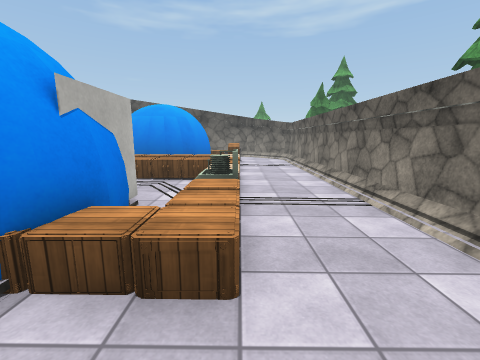
view 1 (above)

16 first-person views from a walk through a 3-D level made in the Unity game engine. The camera is 1.5 m above the floor, tilts 10° down and sees 90° across. The floor is counted in squares, 1 m on a side. Each view is taken from the middle of a square. On the plan, view 1 faces up. The plan holds only what a view shows up to about 13 squares ahead; the rest is blank. The place goes on beyond the plan. The player character is not drawn. Some animated figures are not drawn. Some surface patterns are stand-ins.

view 2
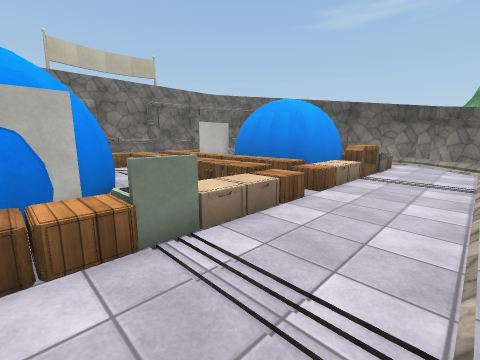

view 3
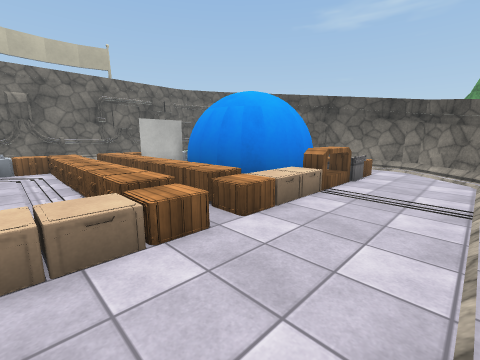

view 4
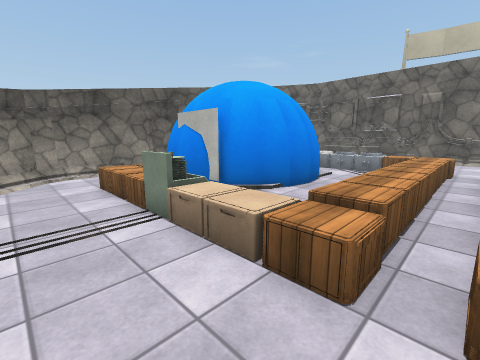

view 5
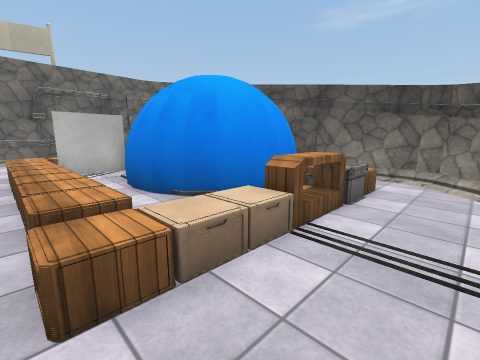

view 6
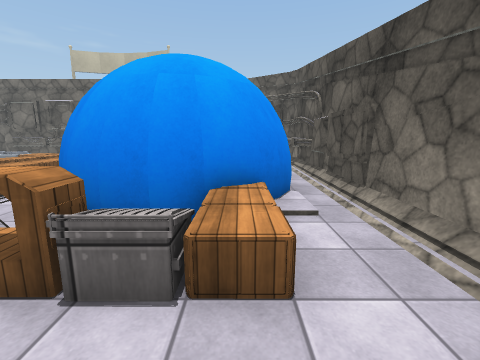

view 7
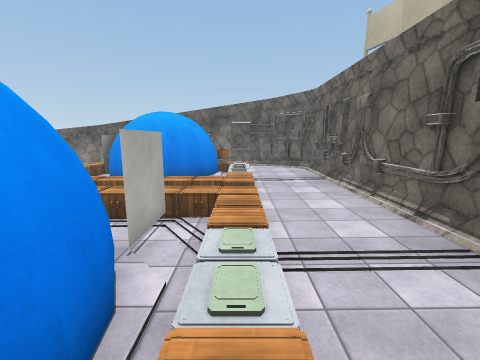

view 8
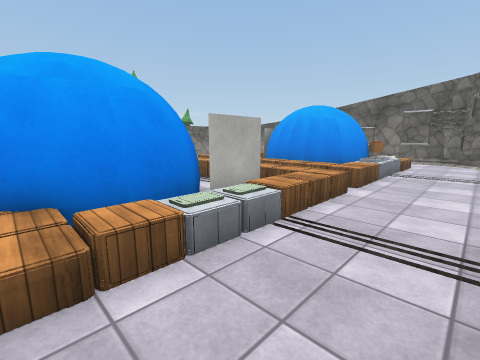

view 9
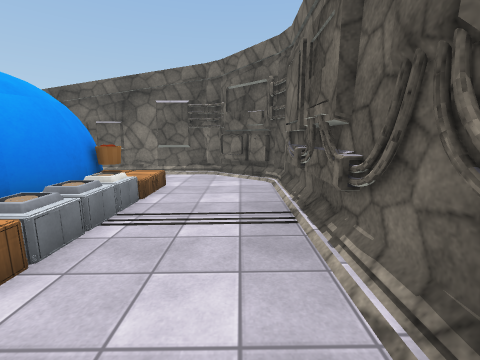

view 10
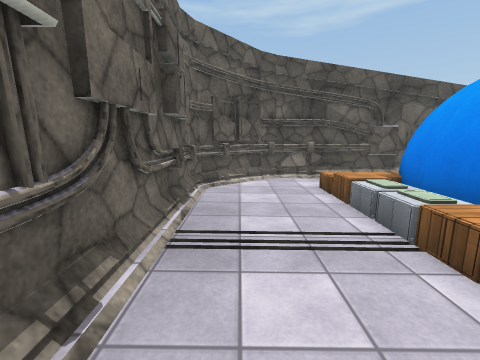

view 11
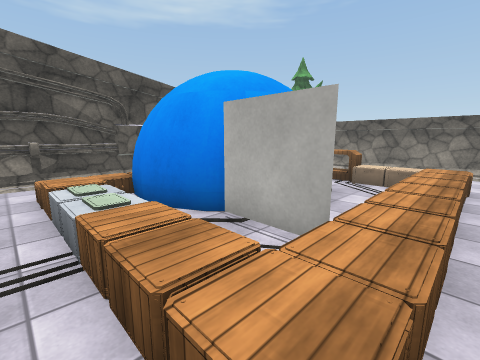

view 12
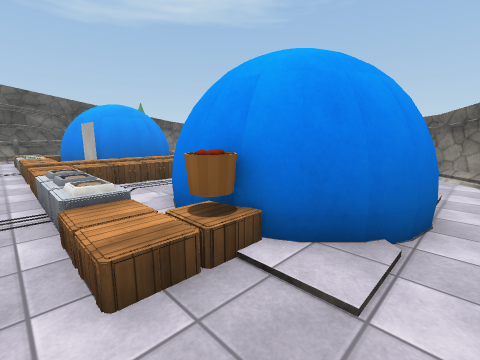

view 13
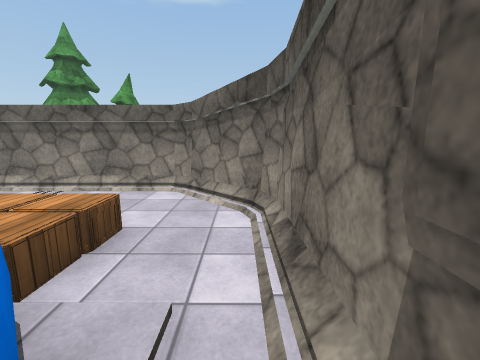

view 14
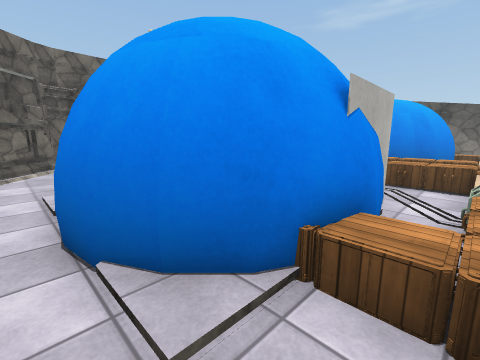

view 15
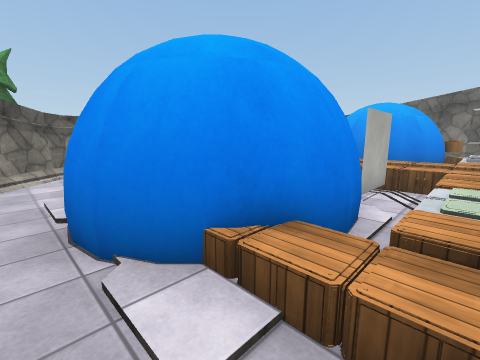

view 16
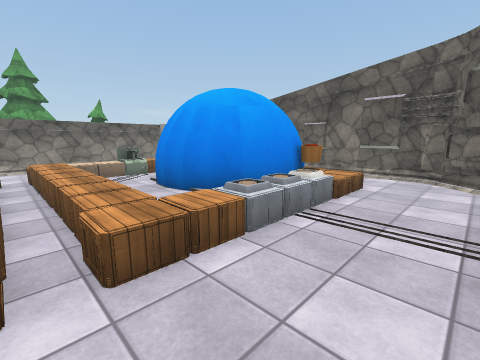

### Floor plan
Key: @ floor where view 1 was taken; # wall or solid block; . main floor; : floor 0.25 m higher than the main floor; + floor 0.5 m higher than the main floor; * floor 0.75 m higher than the main floor; / step, stairs or slope; v drop or lower ground; O other object.
Columns run from 14 left of view 1 to 4 right of it. Each row starts with its distance up from view 1.
 20    ##############
 19   ###........../##
 18  ##::..:OOOO..../##
 17  #:::/+O   OOOO../#
 16  #:::*OOO OOOOO../#
 15  #:::*OOOOOOOOO../#
 14  #:::*vOOOOOOOO../#
 13  #:::*vvOOOOvvO../#
 12  #:::*vvvvvvvvO../#
 11  #:::*vvO v   O../#
 10 ##::::vvvvvvvvO../#
  9 ##:::OOvvvvvOOO../#
  8 #::::OOvvvvvOOO../#
  7 ##:::OvvvvvvvOO../#
  6 ##:::OvvOOOOvOO../#
  5  #:::OvOOOOOOOO../#
  4 ##::: OOOOOOOOO../#
  3 ##::: O    OOOO../#
  2 #::::.O    OOOO../#
  1 ###::..OOOOO..../##
  0   ##..........@/##
 -1    ##############

Positions as (right, up) in squares from view 1, and headings:
1: (0, 0), facing up
2: (3, 4), facing up-left
3: (3, 7), facing up-left
4: (2, 10), facing down-left
5: (2, 10), facing up-left
6: (2, 17), facing left
7: (-9, 17), facing down
8: (-12, 17), facing down-right
9: (-12, 10), facing down
10: (-12, 10), facing up
11: (-10, 10), facing up-right
12: (-10, 0), facing up-right
13: (-4, 0), facing right
14: (-1, 0), facing up-left
15: (-9, 19), facing down-right
16: (-12, 10), facing down-right
